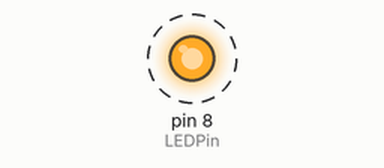
Simulated run of this sketch. Board: Arduino Uno, built with avr-gcc and run on an emulated ATmega328P. On the bench: output pins drawn as LEDs (lit = HIGH). Dashed ring = blinking.

Above: at 0.5 s.
Timing chart, 0 to 4.6 s (numbered marks = the images above):
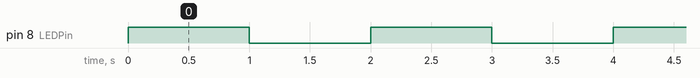

The sketch:

ledLight1.ino
```cpp
#define LEDPin 8

void setup() {
  // put your setup code here, to run once:
  //output indicates that a signal (or data in other cases) is sent from the system to the LED
  //input would indicate that a signal (data) would be received by the system from the device (LED in our case)
  // and I/O (input/output) device is a piece of hardware used by a human to communicate with a computer
  pinMode(LEDPin, OUTPUT);
}

void loop() {
  // put your main code here, to run repeatedly:

  // turn led on
  digitalWrite(LEDPin, HIGH);

  // wait
  delay(1000);

  //turn led off
  digitalWrite(LEDPin, LOW);

  // wait one second
  delay(1000);
}
```

Measured:
- by itself, pin 8 (LEDPin): alternates HIGH for 1.0 s and LOW for 1.0 s
